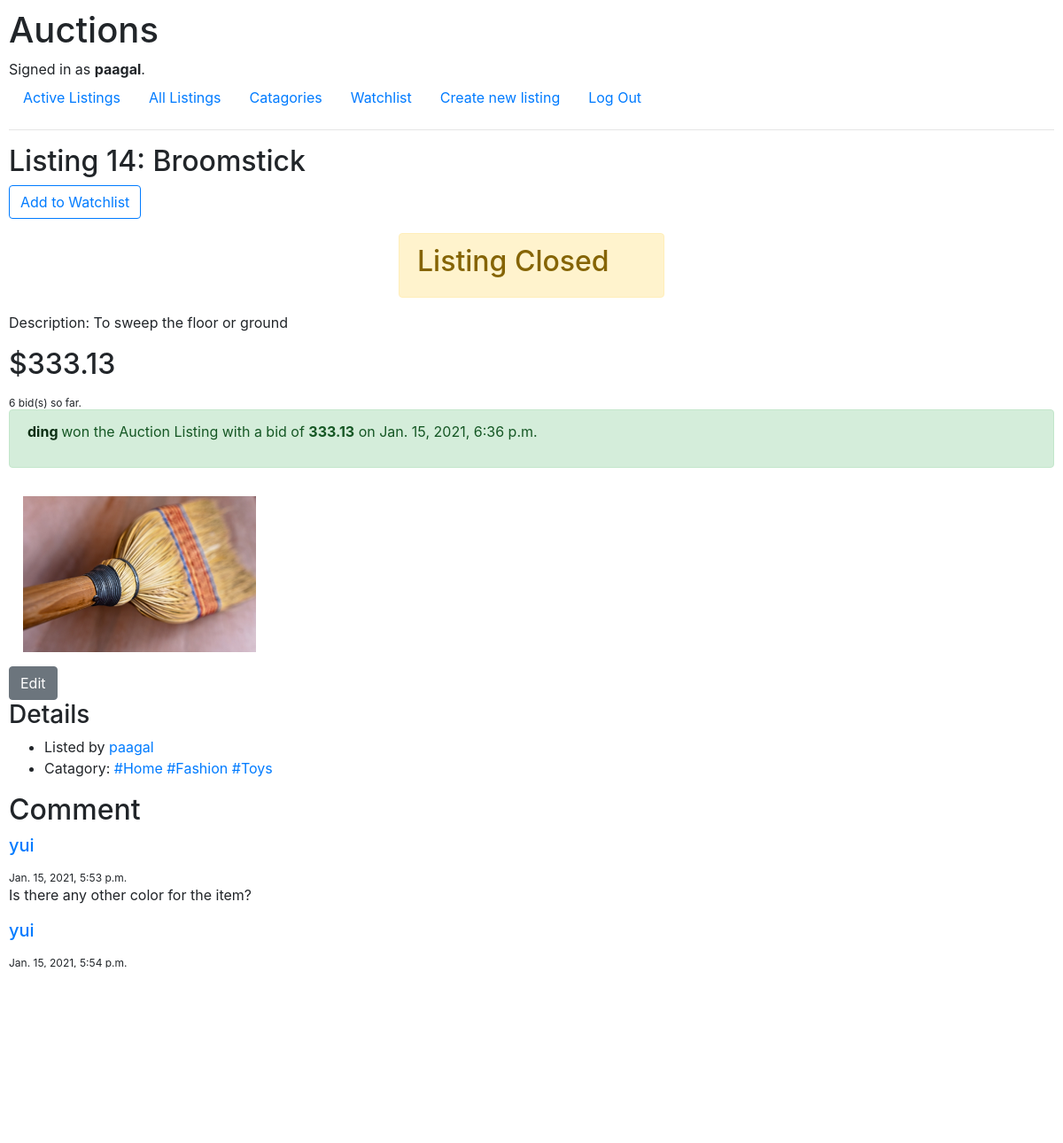
/listings/14 (signed in), run on the app's committed database.
### auctions/models.py (models this page shows, shortened)
class User(AbstractUser):
    watchlist = models.ManyToManyField('Listing', blank=True, related_name="watchlist")

class Listing(models.Model):
    title = models.CharField(max_length=64)
    description = models.TextField(blank=True)
    price = models.DecimalField(max_digits=7, decimal_places=2)
    image = models.ImageField(blank=True, null=True, upload_to="images/")
    created = models.DateTimeField(auto_now_add=True)
    user = models.ForeignKey(User, on_delete=models.CASCADE)
    active = models.BooleanField(default=True)
    catagory = models.ManyToManyField(Catagory, blank=True, related_name="catagory")

class Bid(models.Model):
    user = models.ForeignKey(User, on_delete=models.CASCADE)
    listing = models.ForeignKey(Listing, on_delete=models.CASCADE)
    amount = models.DecimalField(max_digits=7, decimal_places=2)
    date = models.DateTimeField(auto_now_add=True)

class Catagory(models.Model):
    tag = models.CharField(max_length=23)
    def __str__(self):
        return f"{self.tag} "

class Comment(models.Model):
    user = models.ForeignKey(User, on_delete=models.CASCADE)
    listing = models.ForeignKey(Listing, on_delete=models.CASCADE)
    text = models.TextField(blank=True)
    date = models.DateTimeField(auto_now_add=True)

### auctions/views.py (the view)
# urls.py: path("listings/<int:listing_id>", views.listing, name="listing"),
@login_required(login_url="auctions:login")
def listing(request, listing_id):
    try:
        listing = Listing.objects.get(pk=listing_id)
    except Listing.DoesNotExist:
        listing = None
    if listing is None:
        return render(request, "auctions/index.html", {
            "error": "Invalid Listing Request."
        })
    catagories = listing.catagory.all()
    comments = Comment.objects.filter(listing=listing)
    user = request.user
    watchlist_on = False
    bids = Bid.objects.filter(listing=listing)
    value = bids.aggregate(Max("amount"))["amount__max"]
    win_bid = None
    current_amount = bids.aggregate(Max("amount"))["amount__max"]
    if value is not None:
        win_bid = Bid.objects.filter(amount=value)[0]
    if listing in user.watchlist.all():
        watchlist_on = True
    return render(request, "auctions/listing.html", {
        "listing": listing,
        "watchlist_on": watchlist_on,
        "win_bid": win_bid,
        "bids": bids,
        "current_amount": current_amount,
        "catagories": catagories,
        "comments": comments,
    })

### auctions/templates/auctions/listing.html (shortened to what this page needs)
{% extends "auctions/layout.html" %}
{% load static %}
{% block body %}
    <h2 class="d-inline-block">Listing {{listing.id}}: {{listing.title}}
    </h2>
    {% if watchlist_on %}
        <span class="badge badge-pill badge-secondary align-top">Watchlist</span>
        <p>
            <a href="{% url 'auctions:remove_watchlist' listing.id %}" role="button" class="btn btn-outline-secondary">Remove from Watchlist</a>
        </p>
    {% else %}
    <p>
        <a href="{% url 'auctions:add_watchlist' listing.id %}" role="button" class="btn btn-outline-primary">Add to Watchlist</a>
    </p>
    {% endif %}
    {% if listing.active and user == listing.user%}
    <p>
        <a href="{% url 'auctions:close' listing.id %}" role="button" class="btn btn-outline-danger">Close Listing</a>
    </p>
    {% elif not listing.active %}
    <div class="alert alert-warning mx-auto" style="width: 300px;" role="alert">
       <p class="h2">Listing Closed</p>
    </div>
    {% endif %}
    <p>Description: {{listing.description}} </p>
        {% if current_amount%}
        <p class="h2 bolded"> ${{current_amount | floatformat:2}} </p>
        {% endif %}
    {% if bids.count > 0%}
    <sub>{{bids.count}} bid(s) so far. </sub>
    {% elif current_text %}
    <sub>{{current_text}} </sub>
    {% else %}
    <p class="h2 bolded"> ${{listing.price}} </p>
    <sub>No bids yet.</sub>
    {% endif %}
    {% if win_bid and listing.active == False %}
    <div class="alert alert-success">
        {% if win_bid.user.username == user.username%}
        <p>You won the Auction Listing!</p>
        {% else %}
        <p><strong><a class="alert-link" href="{% url 'auctions:profile' win_bid.user.id %} ">{{win_bid.user}}</a> </strong> won the Auction Listing with a bid of <strong>{{win_bid.amount}}</strong> on {{win_bid.date}} </p>
        {% endif %}
    </div>
    {% endif %}
    {% if listing.image %}
    <div>
        <img src="{{listing.image.url}} " alt="{{listing.title}} " class="w-25 p-3">
    </div>
    {% endif %}
    <a href=" {% url 'auctions:edit' listing.id %} " class="btn btn-secondary">Edit</a>
    <h3>Details</h3>
    <ul>
        <li>Listed by <a href="{% url 'auctions:profile' listing.user.id %} ">{{listing.user}}</a>  </li>
        <li>Catagory:
            {% for catagory in catagories %}
            <a href="{% url 'auctions:catagories' catagory.id%} ">#{{catagory}}</a>
            {% empty %}
            No catagory Listed
            {% endfor %}
        </li>
    </ul>
    <h2>Comment</h2>
    <div class="overflow-auto" style="height: 150px;">
        {% for comment in comments %}
        <div class="h5"><a href="{% url 'auctions:profile' comment.user.id %} ">{{comment.user}}</a>  </div>
        <sub>{{comment.date}} </sub>
        <p>{{comment.text}}</p>
        {% empty %}
        <p>No comments</p>
        {% endfor %}
    </div>
    <form action="{% url 'auctions:comment' listing.id %} " method="post">
        <div class="form-group">
            <textarea name="comment" id="comment" rows="5" class="form-control"></textarea>
        </div>
        <input type="submit" value="Comment" class="btn btn-primary">
    </form>
{% endblock %}

### auctions/templates/auctions/layout.html (shortened to what this page needs)
{% load static %}
<!DOCTYPE html>
<html lang="en">
    <head>
        <link rel="stylesheet" href="https://stackpath.bootstrapcdn.com/bootstrap/4.4.1/css/bootstrap.min.css">
        <link href="{% static 'auctions/styles.css' %}" rel="stylesheet">
    </head>
    <body>
        <h1>Auctions</h1>
        <div>
            {% if user.is_authenticated %}
                Signed in as <strong>{{ user.username }}</strong>.
            {% else %}
                Not signed in.
            {% endif %}
        </div>
        <ul class="nav">
                <li class="nav-item">
                    <a class="nav-link" href="{% url 'auctions:index' %}">Active Listings</a>
                </li>
                <li class="nav-item">
                    <a class="nav-link" href="{% url 'auctions:all' %}">All Listings</a>
                </li>
                <li class="nav-item">
                    <a class="nav-link" href="{% url 'auctions:catagories' 0 %} ">Catagories</a>
                </li>
            {% if user.is_authenticated %}
                <li class="nav-link">
                    <a href="{% url 'auctions:watchlist'%} ">Watchlist</a>
                </li>
                <li class="nav-item">
                    <a class="nav-link" href="{% url 'auctions:create' %} ">Create new listing</a>
                </li>
                <li class="nav-item">
                    <a class="nav-link" href="{% url 'auctions:logout' %}">Log Out</a>
                </li>
            {% endif %}
        </ul>
        <hr>
        {% block body %}
        {% endblock %}
    </body>
</html>

### auctions/static/auctions/styles.css (style rules this page uses)
body { padding: 10px; }

### data on the page
User: username "paagal"
Listing: id "14", title "Broomstick", description "To sweep the floor or ground", image (picture), user "paagal"
Bid: user "ding", amount "333.13", date "Jan. 15, 2021, 6:36 p.m."
Catagory: tag "Home"
Catagory: tag "Fashion"
Catagory: tag "Toys"
Comment: user "yui", date "Jan. 15, 2021, 5:53 p.m.", text "Is there any other color for the item?"
Comment: user "yui", date "Jan. 15, 2021, 5:54 p.m."

### other printed values
{{ current_amount | floatformat:2 }} "333.13"
{{ bids.count }} "6"
